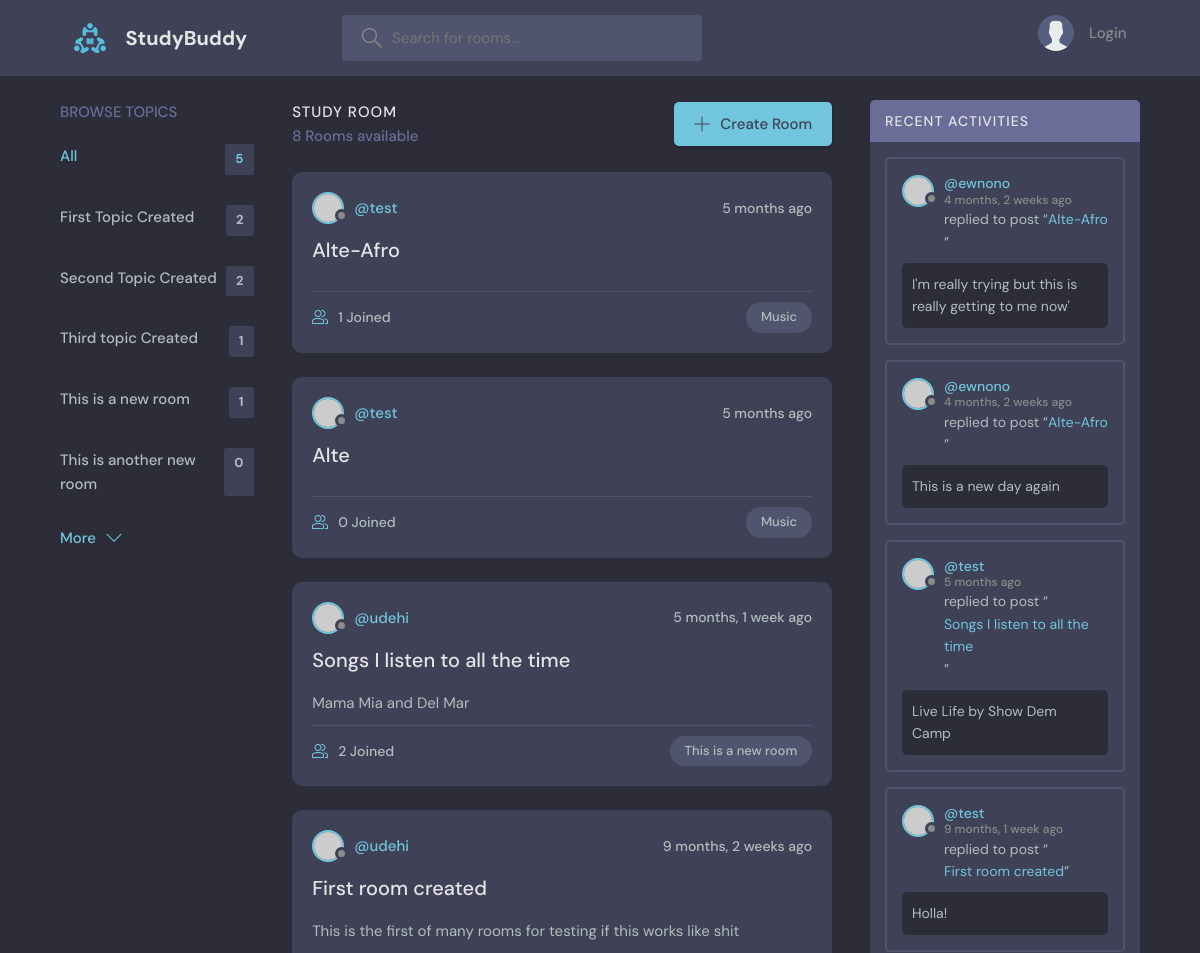
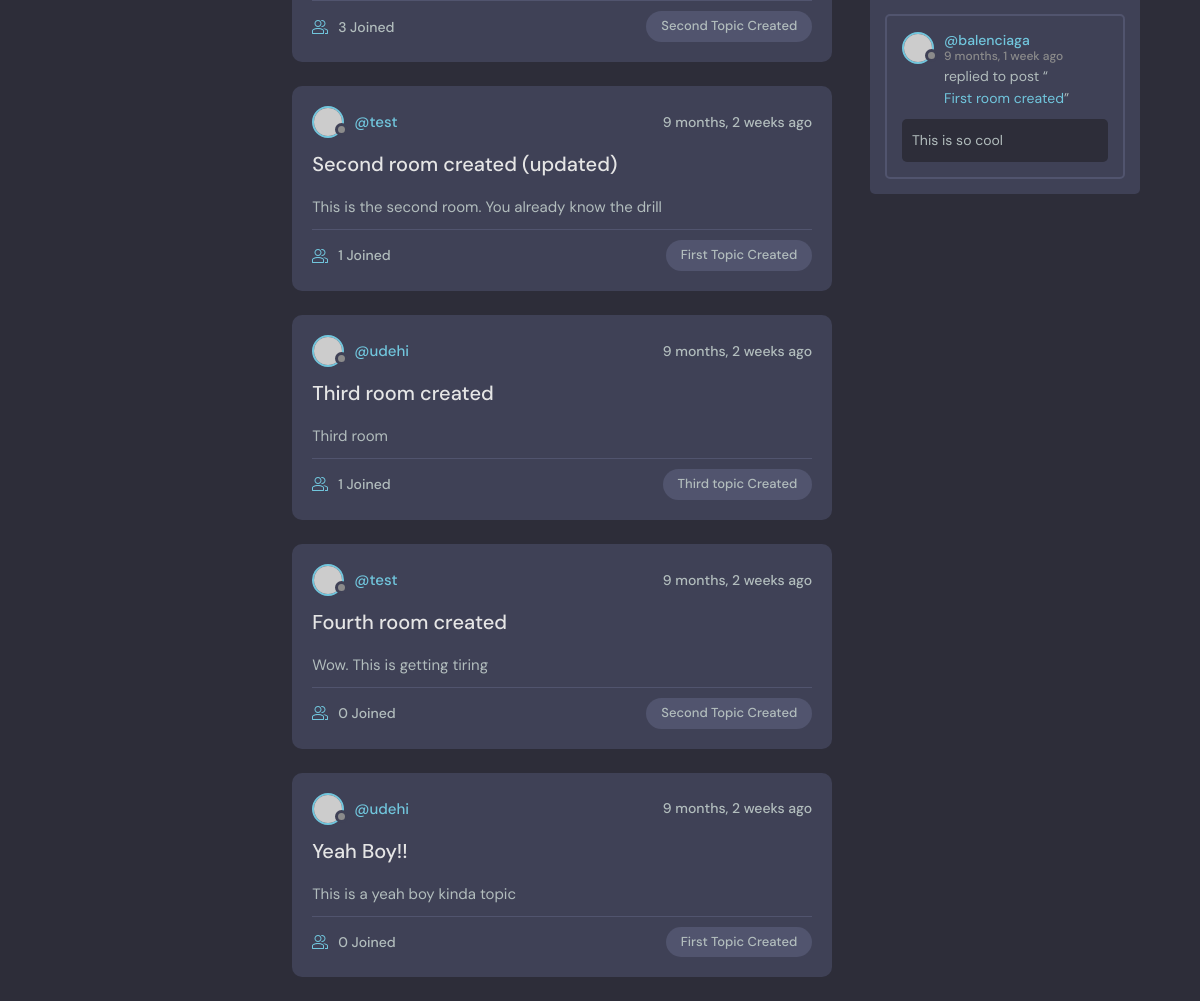
The page / on the database its author committed (2 pictures, top to bottom).
### base/models.py (models this page shows, shortened)
class Topic(models.Model):
    name = models.CharField(max_length=200)
    def __str__(self):
        return self.name

class Room(models.Model):
    host = models.ForeignKey(User, on_delete=models.SET_NULL, null=True)
    topic = models.ForeignKey(Topic, on_delete=models.SET_NULL, null=True)
    name = models.CharField(max_length=200)
    description = models.TextField(null=True, blank=True)
    participants = models.ManyToManyField(User, related_name='participants', blank=True)
    updated = models.DateTimeField(auto_now=True)
    created = models.DateTimeField(auto_now_add=True)
    class Meta:
        ordering = ['-updated', '-created']
    def __str__(self):
        return self.name

class Message(models.Model):
    user = models.ForeignKey(User, on_delete=models.CASCADE)
    room = models.ForeignKey(Room, on_delete=models.CASCADE)
    body = models.TextField()
    updated = models.DateTimeField(auto_now=True)
    created = models.DateTimeField(auto_now_add=True)
    class Meta:
        ordering = ['-updated', '-created']

### base/views.py (the view)
# urls.py: path('', views.home, name='home'),
def home(request):
    q = request.GET.get('q') if request.GET.get('q') != None else ''
    topics = models.Topic.objects.all()[0:5]
    rooms = models.Room.objects.filter(
        Q(topic__name__icontains=q) |
        Q(name__icontains=q) |
        Q(host__username__icontains=q) |
        Q(description__icontains=q))
    room_count = rooms.count()
    room_messages = models.Message.objects.filter(Q(room__topic__name__icontains=q))
    context = {'rooms': rooms, 'topics': topics, 'room_count': room_count, 'room_messages': room_messages}
    return render(request, 'home.html', context)

### templates/home.html (shortened to what this page needs)
{% extends "main.html" %}
{% block content %}
<main class="layout layout--3">
  <div class="container">
    {% include "topic_component.html" %}
    <div class="roomList">
      <div class="roomList__header">
        <div>
          <h2>Study Room</h2>
          {% if rooms.count == 1 %}
          <p>{{ rooms.count }} Room available</p>
          {% elif rooms.count < 1 %}
          <p>No rooms available yet. Create one!</p>
          {% else %}
          <p>{{ rooms.count }} Rooms available</p>
          {% endif %}
        </div>
        <a class="btn btn--main" href="{% url "create-room" %}">
          <svg version="1.1" xmlns="http://www.w3.org/2000/svg" width="32" height="32" viewBox="0 0 32 32">
            <title>add</title>
            <path
              d="M16.943 0.943h-1.885v14.115h-14.115v1.885h14.115v14.115h1.885v-14.115h14.115v-1.885h-14.115v-14.115z"
            ></path>
          </svg>
          Create Room
        </a>
      </div>
      {% include "feed_component.html" %}
    </div>
    {% include "activity_component.html" %}
  </div>
</main>
{% endblock content %}

### templates/topic_component.html
<div class="topics">
  <div class="topics__header">
    <h2>Browse Topics</h2>
  </div>
  <ul class="topics__list">
    <li>
      <a href="{% url "home" %}" class="active">All <span>{{ topics.count }}</span></a>
    </li>
    {% for topic in topics %}
    <li>
      <a href="{% url 'home' %}?q={{ topic.name }}">{{ topic.name }}<span>{{ topic.room_set.all.count }}</span></a>
    </li>
    {% endfor %}
  </ul>
  <a class="btn btn--link" href="{% url "topic" %}">
    More
    <svg version="1.1" xmlns="http://www.w3.org/2000/svg" width="32" height="32" viewBox="0 0 32 32">
      <title>chevron-down</title>
      <path d="M16 21l-13-13h-3l16 16 16-16h-3l-13 13z"></path>
    </svg>
  </a>
</div>

### templates/feed_component.html (shortened to what this page needs)
{% load static %}
{% for room in rooms %}
<div class="roomListRoom">
    <div class="roomListRoom__header">
        <a href="{% url "profile" room.host.id %}" class="roomListRoom__author">
            <div class="avatar avatar--small">
                <img src="https://randomuser.me/api/portraits/women/11.jpg" />
            </div>
            <span>@{{ room.host.username }}</span>
        </a>
        <div class="roomListRoom__actions">
            <span>{{ room.created | timesince }} ago</span>
        </div>
    </div>
    <div class="roomListRoom__content">
        <a href="{% url "room" room.id %}">{{ room.name }}</a>
        <p>
        {{ room.description }}
        </p>
    </div>
    <div class="roomListRoom__meta">
        <a href="{% url "room" room.id %}" class="roomListRoom__joined">
        {{ room.participants.all.count }} Joined
        </a>
        <p class="roomListRoom__topic">{{ room.topic }}</p>
    </div>
</div>
{% endfor %}

### templates/activity_component.html (shortened to what this page needs)
{% load static %}
<div class="activities">
    <div class="activities__header"> <h2>Recent Activities</h2>
    </div>
        {% for message in room_messages %}
    <div class="activities__box">
        <div class="activities__boxHeader roomListRoom__header">
            <a href="{% url "profile" message.user.id %}" class="roomListRoom__author">
            <div class="avatar avatar--small">
                <img src="https://randomuser.me/api/portraits/women/11.jpg" />
            </div>
            <p>
                @{{ message.user.username }}
                <span>{{ message.created | timesince }} ago</span>
            </p>
            </a>
        </div>
        <div class="activities__boxContent">
            <p>replied to post “<a href="{% url "room" message.room.id %}">{{ message.room }}</a>”</p>
            <div class="activities__boxRoomContent">
            {{ message.body }}
        </div>
    </div>
</div>
{% endfor %}
</div>

### rows shown on the page
Topic: name "First Topic Created", room_set.all.count "2"
Topic: name "Second Topic Created", room_set.all.count "2"
Topic: name "Third topic Created", room_set.all.count "1"
Topic: name "This is a new room", room_set.all.count "1"
Topic: name "This is another new room", room_set.all.count "0"
Room: host.username "test", created "5 months", name "Alte-Afro", participants.all.count "1", topic "Music"
Room: host.username "test", created "5 months", name "Alte", participants.all.count "0", topic "Music"
Room: host.username "udehi", created "5 months, 1 week", name "Songs I listen to all the time", description "Mama Mia and Del Mar", participants.all.count "2", topic "This is a new room"
Room: host.username "udehi", created "9 months, 2 weeks", name "First room created", description "This is the first of many rooms for testing if this works like shit", participants.all.count "3", topic "Second Topic Created"
Room: host.username "test", created "9 months, 2 weeks", name "Second room created (updated)", description "This is the second room. You already know the drill", participants.all.count "1", topic "First Topic Created"
Room: host.username "udehi", created "9 months, 2 weeks", name "Third room created", description "Third room", participants.all.count "1", topic "Third topic Created"
Room: host.username "test", created "9 months, 2 weeks", name "Fourth room created", description "Wow. This is getting tiring", participants.all.count "0", topic "Second Topic Created"
Room: host.username "udehi", created "9 months, 2 weeks", name "Yeah Boy!!", description "This is a yeah boy kinda topic", participants.all.count "0", topic "First Topic Created"
Message: user.username "ewnono", created "4 months, 2 weeks", room "Alte-Afro", body "I'm really trying but this is really getting to me now'"
Message: user.username "ewnono", created "4 months, 2 weeks", room "Alte-Afro", body "This is a new day again"
Message: user.username "test", created "5 months", room "Songs I listen to all the time", body "Live Life by Show Dem Camp"
Message: user.username "test", created "9 months, 1 week", room "First room created", body "Holla!"
Message: user.username "balenciaga", created "9 months, 1 week", room "First room created", body "This is so cool"

### other values the page prints
{{ topics.count }} "5"
{{ rooms.count }} "8"
